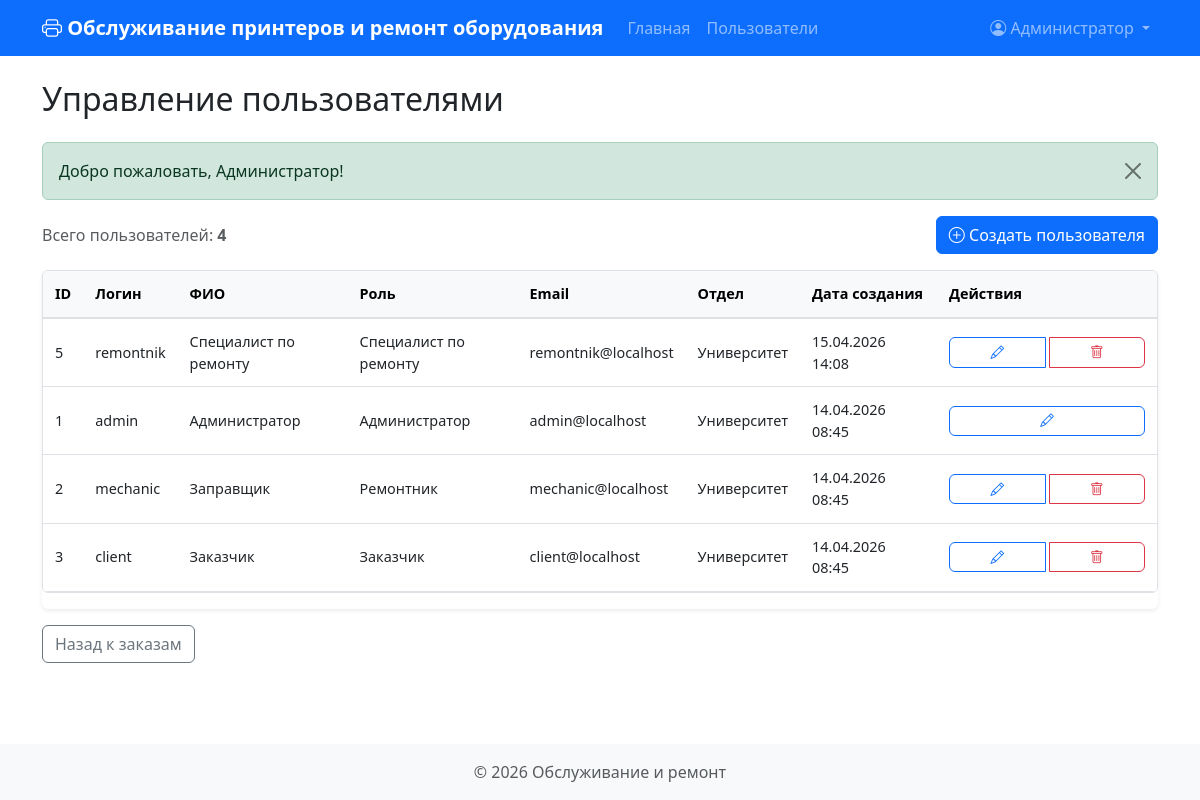
/?action=users (signed in), run on the app's committed database.
### tables this page shows
CREATE TABLE users (
                id INTEGER PRIMARY KEY AUTOINCREMENT,
                username TEXT UNIQUE NOT NULL,
                password TEXT NOT NULL,
                role TEXT NOT NULL,
                full_name TEXT,
                email TEXT,
                department TEXT,
                created_at DATETIME DEFAULT CURRENT_TIMESTAMP
            );

### functions.php (called while the page is built, shortened)
<?php
function isLoggedIn() {
    return isset($_SESSION['user_id']);
}
function getCurrentUser() {
    return $_SESSION['user'] ?? null;
}
function isAdmin() {
    return isLoggedIn() && $_SESSION['user']['role'] === ROLE_ADMIN;
}
function getRoleName($role) {
    $roles = [
        ROLE_ADMIN => 'Администратор',
        ROLE_MECHANIC => 'Ремонтник',
        ROLE_REMONTNIK => 'Специалист по ремонту',
        ROLE_CLIENT => 'Заказчик'
    ];
    return $roles[$role] ?? $role;
}
function formatDate($date) {
    $dt = new DateTime($date, new DateTimeZone('UTC'));
    $dt->setTimezone(new DateTimeZone('Europe/Moscow'));
    return $dt->format('d.m.Y H:i');
}
function url($path = '') {
    if (strpos($path, '/') === 0) {
        return BASE_PATH . $path;
    }
    return BASE_PATH . '/' . $path;
}
function getFlashMessage() {
    if (isset($_SESSION['flash'])) {
        $message = $_SESSION['flash'];
        return $message;
    }
    return null;
}
function render($template, $data = []) {
    extract($data);
    $templateFile = TEMPLATE_DIR . '/' . $template . '.php';
    include $templateFile;
    $content = ob_get_clean();
    return $content;
}
function renderPage($template, $data = []) {
    $content = render($template, $data);
    include LAYOUT_DIR . '/layout.php';
}

### database.php (called while the page is built, shortened)
<?php
class Database {
    private $db;
    private static $instance = null;
    public static function getInstance() {
        if (self::$instance === null) {
            self::$instance = new self();
        }
        return self::$instance;
    }
    private function connect() {
        try {
            $this->db = new PDO('sqlite:' . DB_PATH);
            $this->db->setAttribute(PDO::ATTR_ERRMODE, PDO::ERRMODE_EXCEPTION);
            $this->db->setAttribute(PDO::ATTR_DEFAULT_FETCH_MODE, PDO::FETCH_ASSOC);
        } catch (PDOException $e) {
            die('Ошибка подключения к базе данных: ' . $e->getMessage());
        }
    }
    public function initTables() {
        $this->db->exec("
            CREATE TABLE IF NOT EXISTS users (
                id INTEGER PRIMARY KEY AUTOINCREMENT,
                username TEXT UNIQUE NOT NULL,
                password TEXT NOT NULL,
                role TEXT NOT NULL,
                full_name TEXT,
                email TEXT,
                department TEXT,
                created_at DATETIME DEFAULT CURRENT_TIMESTAMP
            )
        ");
        $this->db->exec("
            CREATE TABLE IF NOT EXISTS orders (
                id INTEGER PRIMARY KEY AUTOINCREMENT,
                user_id INTEGER NOT NULL,
                department TEXT NOT NULL,
                building TEXT NOT NULL,
                room TEXT NOT NULL,
                printer_model TEXT NOT NULL,
                repair_type TEXT NOT NULL,
                description TEXT,
                status TEXT DEFAULT 'ОЖИДАЕТ',
                status_changed_at DATETIME DEFAULT CURRENT_TIMESTAMP,
                created_at DATETIME DEFAULT CURRENT_TIMESTAMP,
                updated_at DATETIME DEFAULT CURRENT_TIMESTAMP,
                FOREIGN KEY (user_id) REFERENCES users(id)
            )
        ");
        $this->db->exec("
            CREATE TABLE IF NOT EXISTS status_history (
                id INTEGER PRIMARY KEY AUTOINCREMENT,
                order_id INTEGER NOT NULL,
                status TEXT NOT NULL,
                changed_at DATETIME DEFAULT CURRENT_TIMESTAMP,
                changed_by INTEGER,
                FOREIGN KEY (order_id) REFERENCES orders(id),
                FOREIGN KEY (changed_by) REFERENCES users(id)
            )
        ");
        $this->db->exec("
            CREATE TABLE IF NOT EXISTS buildings (
                id INTEGER PRIMARY KEY AUTOINCREMENT,
                name TEXT UNIQUE NOT NULL,
                created_at DATETIME DEFAULT CURRENT_TIMESTAMP
            )
        ");
        $this->db->exec("
            CREATE TABLE IF NOT EXISTS printer_models (
                id INTEGER PRIMARY KEY AUTOINCREMENT,
                name TEXT UNIQUE NOT NULL,
                created_at DATETIME DEFAULT CURRENT_TIMESTAMP
            )
        ");
        $this->db->exec("
            CREATE TABLE IF NOT EXISTS wishes (
                id INTEGER PRIMARY KEY AUTOINCREMENT,
                user_id INTEGER NOT NULL,
                text TEXT NOT NULL,
                status TEXT DEFAULT 'активно',
                created_at DATETIME DEFAULT CURRENT_TIMESTAMP,
                updated_at DATETIME DEFAULT CURRENT_TIMESTAMP,
                FOREIGN KEY (user_id) REFERENCES users(id)
            )
        ");
        $this->db->exec("
            CREATE TABLE IF NOT EXISTS repairs (
                id INTEGER PRIMARY KEY AUTOINCREMENT,
                user_id INTEGER NOT NULL,
                title TEXT NOT NULL,
                description TEXT NOT NULL,
                building TEXT NOT NULL DEFAULT '',
                room TEXT NOT NULL DEFAULT '',
                status TEXT DEFAULT 'ОЖИДАЕТ',
                created_at DATETIME DEFAULT CURRENT_TIMESTAMP,
                updated_at DATETIME DEFAULT CURRENT_TIMESTAMP,
                FOREIGN KEY (user_id) REFERENCES users(id)
            )
        ");
        try {
            $this->db->exec("ALTER TABLE repairs ADD COLUMN building TEXT NOT NULL DEFAULT ''");
        } catch (PDOException $e) {
        }
        try {
            $this->db->exec("ALTER TABLE repairs ADD COLUMN room TEXT NOT NULL DEFAULT ''");
        } catch (PDOException $e) {
        }
    }
    public function getAllUsers() {
        $stmt = $this->db->query("SELECT * FROM users ORDER BY created_at DESC");
        return $stmt->fetchAll();
    }
}

### templates/users.php (the view, shortened to what this page needs)
<h2 class="mb-4">Управление пользователями</h2>
<?php if ($message = getFlashMessage()): ?>
    <div class="alert alert-<?php echo $message['type'] === 'error' ? 'danger' : 'success'; ?> alert-dismissible fade show" role="alert">
        <?php echo htmlspecialchars($message['message']); ?>
        <button type="button" class="btn-close" data-bs-dismiss="alert"></button>
    </div>
<?php endif; ?>
<div class="d-flex justify-content-between align-items-center mb-3">
    <div class="text-muted">
        Всего пользователей: <strong><?php echo count($users); ?></strong>
    </div>
    <div>
        <a href="<?php echo url('/?action=create_user'); ?>" class="btn btn-primary">
            <i class="bi bi-plus-circle"></i> Создать пользователя
        </a>
    </div>
</div>
<div class="card">
    <div class="table-responsive">
        <table class="table table-hover mb-0">
            <thead class="table-light">
                <tr>
                    <th>ID</th>
                    <th>Логин</th>
                    <th>ФИО</th>
                    <th>Роль</th>
                    <th>Email</th>
                    <th>Отдел</th>
                    <th>Дата создания</th>
                    <th>Действия</th>
                </tr>
            </thead>
            <tbody>
                <?php if (empty($users)): ?>
                    <tr>
                        <td colspan="8" class="text-center text-muted py-4">Пользователей не найдено</td>
                    </tr>
                <?php else: ?>
                    <?php foreach ($users as $user): ?>
                        <tr>
                            <td><?php echo $user['id']; ?></td>
                            <td><?php echo htmlspecialchars($user['username']); ?></td>
                            <td><?php echo htmlspecialchars($user['full_name']); ?></td>
                            <td><?php echo getRoleName($user['role']); ?></td>
                            <td><?php echo htmlspecialchars($user['email'] ?? ''); ?></td>
                            <td><?php echo htmlspecialchars($user['department'] ?? ''); ?></td>
                            <td><?php echo formatDate($user['created_at']); ?></td>
                            <td>
                                <div class="btn-group btn-group-sm">
                                    <a href="<?php echo url('/?action=edit_user&id=' . $user['id']); ?>" class="btn btn-outline-primary" title="Редактировать">
                                        <i class="bi bi-pencil"></i>
                                    </a>
                                    <?php if ($user['id'] != $_SESSION['user_id']): ?>
                                        <a href="<?php echo url('/?action=delete_user&id=' . $user['id']); ?>" class="btn btn-outline-danger confirm-delete" title="Удалить">
                                            <i class="bi bi-trash"></i>
                                        </a>
                                    <?php endif; ?>
                                </div>
                            </td>
                        </tr>
                    <?php endforeach; ?>
                <?php endif; ?>
            </tbody>
        </table>
    </div>
</div>
<div class="mt-3">
    <a href="<?php echo url('/?action=dashboard'); ?>" class="btn btn-outline-secondary">Назад к заказам</a>
</div>

### index.php (shortened to what this page needs)
<?php
require_once __DIR__ . '/database.php';
require_once __DIR__ . '/functions.php';
$action = $_GET['action'] ?? 'dashboard';
switch ($action) {
    case 'users':
        $db = Database::getInstance();
        $users = $db->getAllUsers();
        renderPage('users', ['users' => $users]);
        break;
}

### templates/layout.php (shortened to what this page needs)
<!DOCTYPE html>
<html lang="ru">
<head>
    <link href="https://cdn.jsdelivr.net/npm/bootstrap@5.3.0/dist/css/bootstrap.min.css" rel="stylesheet">
    <link rel="stylesheet" href="https://cdn.jsdelivr.net/npm/bootstrap-icons@1.10.0/font/bootstrap-icons.css">
</head>
<body>
    <nav class="navbar navbar-expand-lg navbar-dark bg-primary">
        <div class="container">
            <a class="navbar-brand" href="<?php echo url('/'); ?>">
                <i class="bi bi-printer"></i> Обслуживание принтеров и ремонт оборудования
            </a>
            <div class="collapse navbar-collapse" id="navbarNav">
                <ul class="navbar-nav me-auto">
                    <?php if (isLoggedIn()): ?>
                        <li class="nav-item">
                            <a class="nav-link" href="<?php echo url('/'); ?>">Главная</a>
                        </li>
                        <?php if (isAdmin()): ?>
                            <li class="nav-item">
                                <a class="nav-link" href="<?php echo url('/?action=users'); ?>">Пользователи</a>
                            </li>
                        <?php endif; ?>
                    <?php endif; ?>
                </ul>
                <ul class="navbar-nav">
                    <?php if (isLoggedIn()): ?>
                        <li class="nav-item dropdown">
                            <a class="nav-link dropdown-toggle" href="#" role="button" data-bs-toggle="dropdown">
                                <i class="bi bi-person-circle"></i> <?php echo getCurrentUser()['full_name']; ?>
                            </a>
                        </li>
                    <?php else: ?>
                        <li class="nav-item">
                            <a class="nav-link" href="<?php echo url('/?action=login'); ?>">Войти</a>
                        </li>
                    <?php endif; ?>
                </ul>
            </div>
        </div>
    </nav>
    <main class="container my-4">
        <?php echo $content; ?>
    </main>
    <footer class="bg-light py-3 mt-auto">
        <div class="container text-center">
            <p class="mb-0 text-muted">&copy; <?php echo date('Y'); ?> Обслуживание и ремонт</p>
        </div>
    </footer>
</body>
</html>

### templates/layout.php (style rules this page uses)
body { min-height: 100vh; display: flex; flex-direction: column; }
main { flex: 1; }
.navbar-brand { font-weight: bold; }
.table-responsive { overflow-x: auto; margin-bottom: 1rem; border-radius: 0.375rem; border: 1px solid #dee2e6; -webkit-overflow-scrolling: touch; }
.table { margin-bottom: 0; min-width: 1000px; }
.table th { white-space: nowrap; background-color: #f8f9fa; border-bottom-width: 2px; padding: 0.75rem; font-size: 0.9rem; }
.table td { vertical-align: middle; padding: 0.75rem; font-size: 0.9rem; }
.table td:last-child { min-width: 220px; white-space: nowrap; }
.table .btn-group { display: flex; flex-wrap: wrap; gap: 0.25rem; }
.table .btn { white-space: nowrap; font-size: 0.85rem; padding: 0.25rem 0.5rem; }
.card { border: none; box-shadow: 0 0.125rem 0.25rem rgba(0, 0, 0, 0.075); }
.btn { border-radius: 0.375rem; }
.alert { border-radius: 0.375rem; }
footer { background-color: #f8f9fa; padding: 1rem 0; margin-top: auto; }

### data on the page
users: full_name "Администратор", id "1", username "admin", role "Администратор", email "admin@localhost", department "Университет", created_at "14.04.2026 08:45"
users: id "5", username "remontnik", full_name "Специалист по ремонту", role "Специалист по ремонту", email "remontnik@localhost", department "Университет", created_at "15.04.2026 14:08"
users: id "2", username "mechanic", full_name "Заправщик", role "Ремонтник", email "mechanic@localhost", department "Университет", created_at "14.04.2026 08:45"
users: id "3", username "client", full_name "Заказчик", role "Заказчик", email "client@localhost", department "Университет", created_at "14.04.2026 08:45"

### other printed values
$message['message'] "Добро пожаловать, Администратор!"
count($users) "4"
